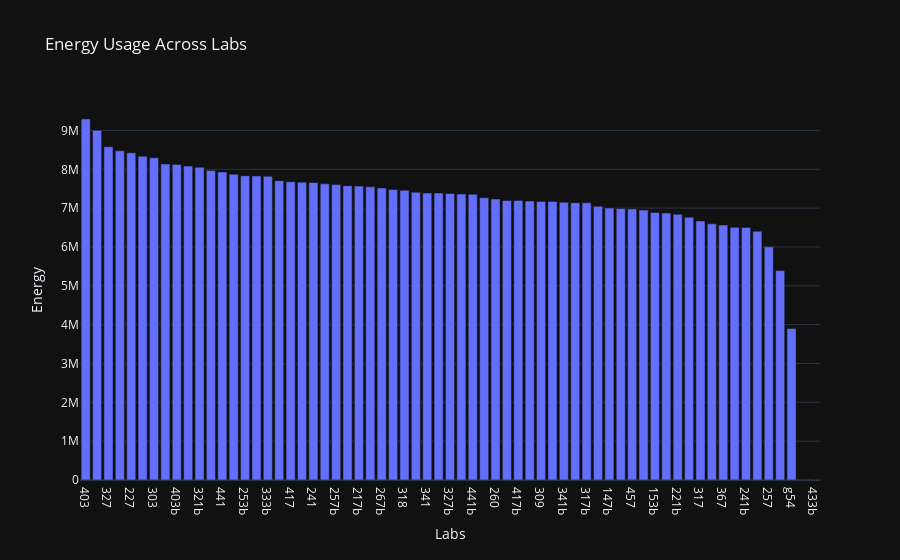

The cell this chart's notebook holds for it:
### Code cell
#Bar Graph distribution by lab type

import plotly.express as px
#fig = px.bar(random_x, y = random_y)
#ndf.to_csv("C:\\Users\\Rob\\Documents\\GitHub\\fume-hood-dashboard\\energy_december.csv")
names = ndf.iloc[0:]
names
import kaleido

fig = px.bar(names, x = "Labs", y = "Energy",title="Energy Usage Across Labs")
fig.write_image("C:\\Users\\Rob\\Desktop\\ESW\\Fume\\energy_across_labs.png",scale=4)
fig.show()

### Figure 1 — Plotly figure (JSON) as saved in the notebook; plotly's stock layout.template omitted (floating-point values rounded to 4 significant figures)
{"data": [{"alignmentgroup": "True", "hovertemplate": "Labs=%{x}<br>Energy=%{y}<extra></extra>", "legendgroup": "", "marker": {"color": "#636efa", "pattern": {"shape": ""}}, "name": "", "offsetgroup": "", "orientation": "v", "showlegend": false, "textposition": "auto", "type": "bar", "x": ["403", "233", "327", "360b", "227", "418", "303", "309b", "403b", "367b", "321b", "221", "441", "227b", "253b", "321", "333b", "141", "417", "233b", "241", "453b", "257b", "457b", "217b", "453", "267b", "409b", "318", "421b", "341", "333", "327b", "445", "441b", "303b", "260", "421", "417b", "409", "309", "427b", "341b", "445b", "317b", "253", "147b", "155", "457", "345", "153b", "267", "221b", "153", "317", "260b", "367", "433", "241b", "160", "257", "143", "g54", "345b", "433b"], "xaxis": "x", "y": [9295000.0, 9003000.0, 8580000.0, 8477000.0, 8427000.0, 8336000.0, 8295000.0, 8136000.0, 8126000.0, 8082000.0, 8051000.0, 7969000.0, 7931000.0, 7872000.0, 7835000.0, 7830000.0, 7819000.0, 7707000.0, 7679000.0, 7669000.0, 7660000.0, 7626000.0, 7606000.0, 7576000.0, 7568000.0, 7548000.0, 7520000.0, 7477000.0, 7462000.0, 7408000.0, 7389000.0, 7388000.0, 7376000.0, 7364000.0, 7356000.0, 7268000.0, 7236000.0, 7198000.0, 7195000.0, 7183000.0, 7172000.0, 7172000.0, 7150000.0, 7140000.0, 7137000.0, 7046000.0, 7005000.0, 6991000.0, 6979000.0, 6950000.0, 6884000.0, 6874000.0, 6840000.0, 6764000.0, 6670000.0, 6595000.0, 6566000.0, 6505000.0, 6503000.0, 6406000.0, 6003000.0, 5392000.0, 3899000.0, 0, 0], "yaxis": "y"}], "layout": {"barmode": "relative", "legend": {"tracegroupgap": 0}, "title": {"text": "Energy Usage Across Labs"}, "xaxis": {"anchor": "y", "domain": [0, 1], "title": {"text": "Labs"}}, "yaxis": {"anchor": "x", "domain": [0, 1], "title": {"text": "Energy"}}}}
